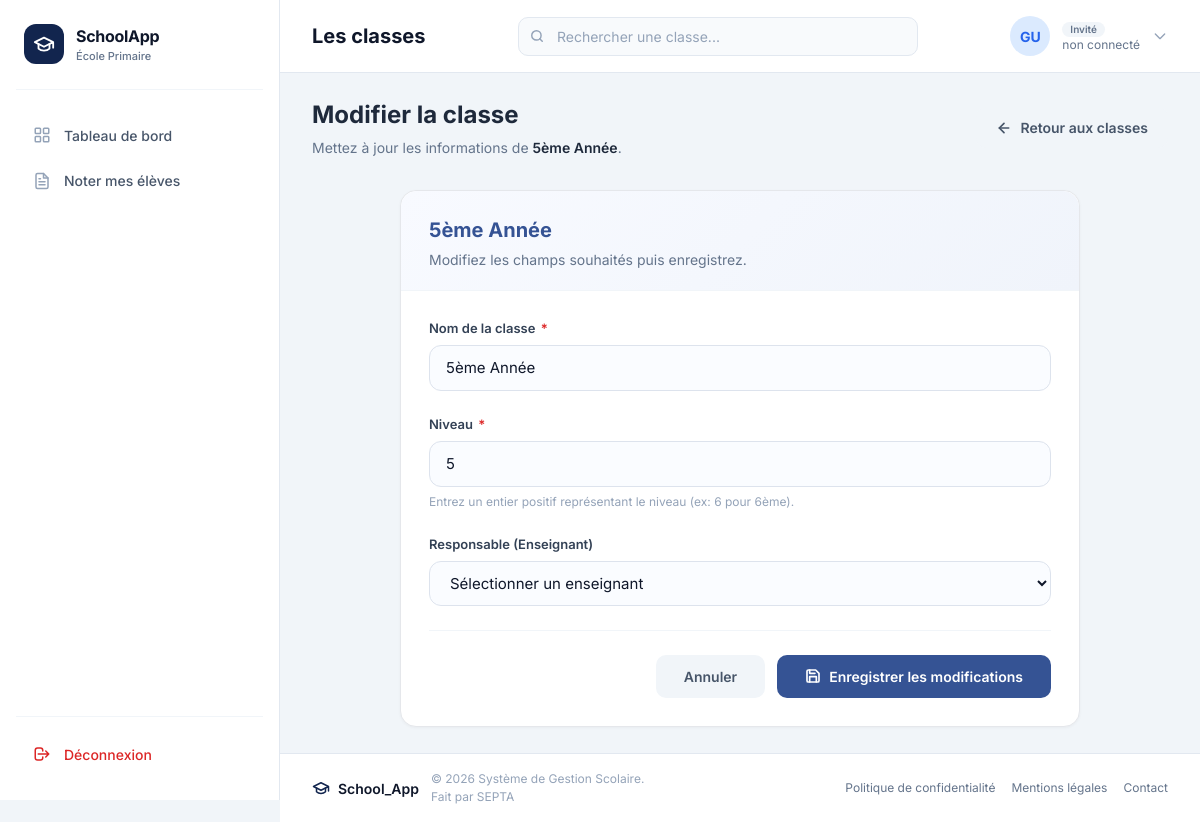
The app's page /classes/modifier/5/, older data.
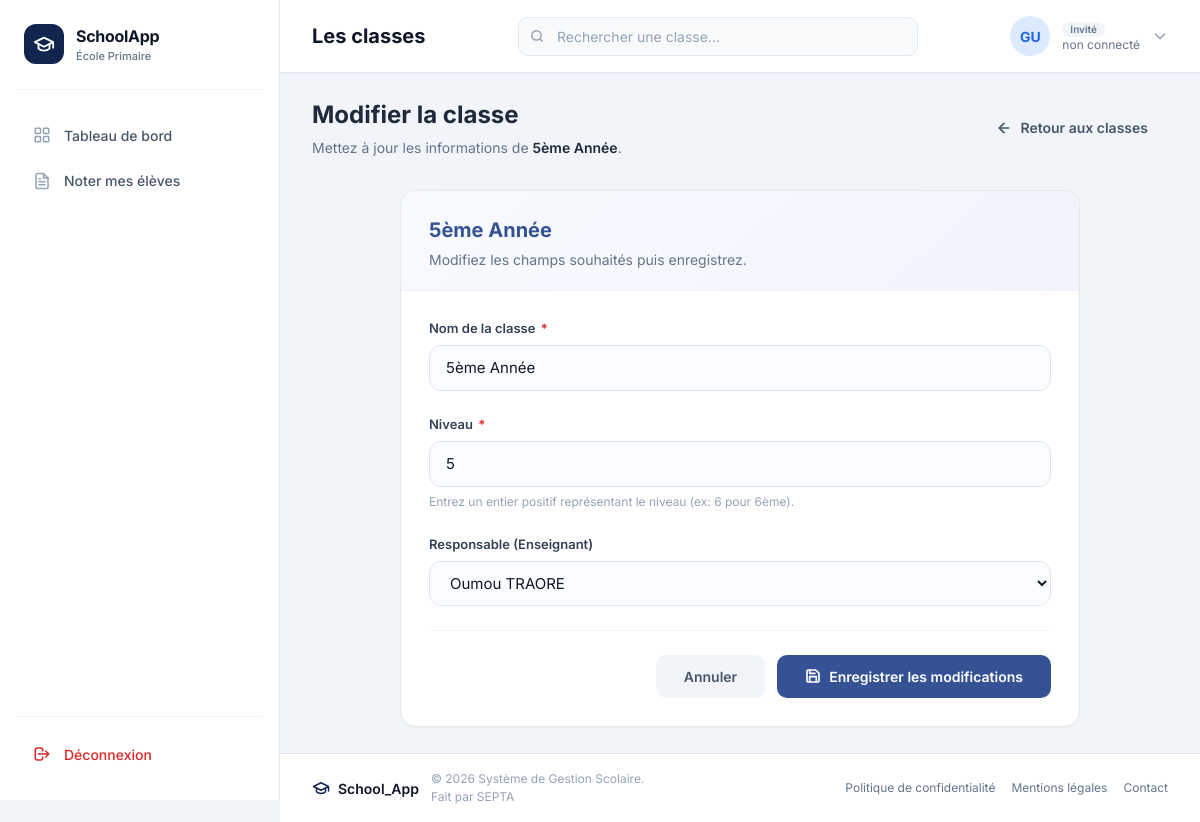
The same page, newer data.
### classes/models.py (models this page shows, shortened)
class Classe(models.Model):
    nom = models.CharField(max_length=30, null=False)
    niveau = models.IntegerField()
    enseignant = models.ForeignKey(
        User,
        on_delete=models.SET_NULL,
        null=True,
        blank=True,
        related_name="classes",
        limit_choices_to={"groups__name": "Teacher"},
    )

### classes/views.py (the view, shortened to what this page needs)
# urls.py: path('classes/modifier/<int:pk>/', views.modifier_classe, name='modifier'),
def modifier_classe(request, pk):
    classe = get_object_or_404(Classe, pk=pk)
    errors = {}
    enseignants = User.objects.filter(groups__name="Teacher")
    context = {
        "data": classe,
        "enseignants": enseignants,
        "errors": {},
        "form_data": {
            "nom": classe.nom,
            "niveau": classe.niveau,
            "enseignant": classe.enseignant.id if classe.enseignant else "",
        },
    }
    return render(request, "modifier_classe.html", context)

### classes/templates/modifier_classe.html (shortened to what this page needs)
{% extends 'base.html' %}
{% load static %}
{% block page_title %}Les classes{% endblock %}
{% block search_placeholder %}Rechercher une classe...{% endblock %}
{% block content %}
<div class="page-header">
  <div class="page-header-text">
    <h2>Modifier la classe</h2>
    <p>Mettez à jour les informations de <strong>{{ data.nom }}</strong>.</p>
  </div>
  <a href="{% url 'classes:list' %}" class="btn btn-secondary" id="btnRetour">
    <svg xmlns="http://www.w3.org/2000/svg" width="16" height="16" viewBox="0 0 24 24"
         fill="none" stroke="currentColor" stroke-width="2.5" stroke-linecap="round" stroke-linejoin="round">
      <line x1="19" y1="12" x2="5" y2="12"/>
      <polyline points="12 19 5 12 12 5"/>
    </svg>
    Retour aux classes
  </a>
</div>
<div class="form-page">
  <div class="form-card">
    <div class="form-card-header">
      <h2><span class="classe-name">{{ data.nom }}</span></h2>
      <p>Modifiez les champs souhaités puis enregistrez.</p>
    </div>
    <div class="form-card-body">
      <form method="post" action="{% url 'classes:modifier' data.pk %}" id="formModifierClasse" novalidate>
        <div class="form-group">
          <label class="form-label" for="id_nom">
            Nom de la classe <span class="required">*</span>
          </label>
          <input
            type="text"
            class="form-input {% if errors.nom %}is-error{% endif %}"
            id="id_nom"
            name="nom"
            value="{{ form_data.nom|default:data.nom }}"
            placeholder="Ex : 6ème A, CM2..."
            required
            autocomplete="off"
          />
        </div>
        <div class="form-group">
          <label class="form-label" for="id_niveau">
            Niveau <span class="required">*</span>
          </label>
          <input
            type="number"
            class="form-input {% if errors.niveau %}is-error{% endif %}"
            id="id_niveau"
            name="niveau"
            value="{{ form_data.niveau|default:data.niveau }}"
            placeholder="Ex : 6"
            min="1"
            required
          />
          <p class="form-hint">Entrez un entier positif représentant le niveau (ex: 6 pour 6ème).</p>
        </div>
        <div class="form-group">
        <label class="form-label" for="id_enseignant">
                Responsable (Enseignant)
            </label>
            <select
                class="form-input {% if errors.enseignant %}is-error{% endif %}"
                id="id_enseignant"
                name="enseignant">
                <option value="">Sélectionner un enseignant</option>
                {% for enseignant in enseignants %}
                    <option value="{{ enseignant.pk }}" {% if form_data.enseignant|default:data.enseignant.pk == enseignant.pk %}selected{% endif %}>
                        {{ enseignant.get_full_name|default:enseignant.username }}
                    </option>
                {% endfor %}
            </select>
        <div class="form-actions">
          <a href="{% url 'classes:list' %}" class="btn btn-secondary">Annuler</a>
          <button type="submit" class="btn btn-primary" id="btnEnregistrer">
            Enregistrer les modifications
          </button>
        </div>
      </form>
    </div>
  </div>
</div>
{% endblock %}

Row changes from the older to the newer data that the page shows:
changed Classe "5ème Année": enseignant (not shown) → "Oumou TRAORE"
Text that changed along with them:
form field enseignant: "Sélectionner un enseignant" → (not shown)
